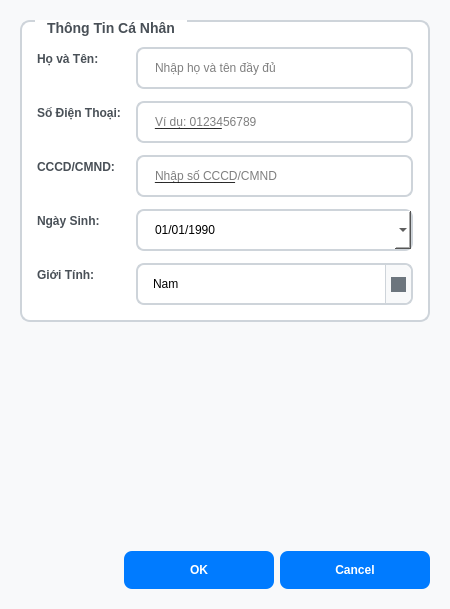
<?xml version="1.0" encoding="UTF-8"?>
<ui version="4.0">
 <class>AddTenantDialog</class>
 <widget class="QDialog" name="AddTenantDialog">
  <property name="geometry">
   <rect>
    <x>0</x>
    <y>0</y>
    <width>450</width>
    <height>609</height>
   </rect>
  </property>
  <property name="windowTitle">
   <string>Thêm Khách Thuê Mới</string>
  </property>
  <property name="windowIcon">
   <iconset>
    <normaloff>:/icons/person-add.png</normaloff>:/icons/person-add.png</iconset>
  </property>
  <property name="styleSheet">
   <string notr="true">/* Dialog Styling */
QDialog {
    background-color: #f8f9fa;
    color: #212529;
}

/* Group Box Styling */
QGroupBox {
    font-weight: bold;
    font-size: 14px;
    color: #495057;
    border: 2px solid #ced4da;
    border-radius: 10px;
    margin-top: 1.5ex;
    padding-top: 10px;
    background-color: white;
}

QGroupBox::title {
    subcontrol-origin: margin;
    left: 15px;
    padding: 0 10px 0 10px;
    background-color: white;
}

/* Form Labels */
QLabel {
    color: #495057;
    font-weight: bold;
    font-size: 12px;
}

/* Input Fields Styling */
QDateEdit, QComboBox, QDoubleSpinBox, QLineEdit, QSpinBox {
    background-color: white;
    border: 2px solid #ced4da;
    border-radius: 8px;
    padding: 10px 15px;
    font-size: 12px;
    min-height: 18px;
}

QDateEdit:focus, QComboBox:focus, QDoubleSpinBox:focus, QLineEdit:focus, QSpinBox:focus {
    border-color: #007bff;
    background-color: #f0f8ff;
}

QDateEdit:hover, QComboBox:hover, QDoubleSpinBox:hover, QLineEdit:hover, QSpinBox:hover {
    border-color: #6c757d;
}

/* ComboBox Arrow */
QComboBox::drop-down {
    subcontrol-origin: padding;
    subcontrol-position: top right;
    width: 25px;
    border-left: 1px solid #ced4da;
    border-top-right-radius: 8px;
    border-bottom-right-radius: 8px;
    background-color: #f8f9fa;
}

QComboBox::down-arrow {
    width: 15px;
    height: 15px;
    background-color: #6c757d;
}

QComboBox QAbstractItemView {
    background-color: white;
    border: 2px solid #ced4da;
    border-radius: 8px;
    selection-background-color: #007bff;
    selection-color: white;
}

/* Button Styling */
QPushButton {
    background-color: #007bff;
    color: white;
    border: none;
    border-radius: 8px;
    padding: 12px 25px;
    font-weight: bold;
    font-size: 12px;
    min-width: 100px;
}

QPushButton:hover {
    background-color: #0056b3;
}

QPushButton:pressed {
    background-color: #004085;
}

#buttonSave {
    background-color: #28a745;
}

#buttonSave:hover {
    background-color: #1e7e34;
}

#buttonCancel {
    background-color: #dc3545;
}

#buttonCancel:hover {
    background-color: #c82333;
}

/* Required field indicators */
QLabel[required=&quot;true&quot;] {
    color: #dc3545;
}

QLabel[required=&quot;true&quot;]:after {
    content: &quot; *&quot;;
    color: #dc3545;
}
</string>
  </property>
  <property name="modal">
   <bool>true</bool>
  </property>
  <layout class="QVBoxLayout" name="verticalLayout">
   <property name="spacing">
    <number>15</number>
   </property>
   <property name="leftMargin">
    <number>20</number>
   </property>
   <property name="topMargin">
    <number>20</number>
   </property>
   <property name="rightMargin">
    <number>20</number>
   </property>
   <property name="bottomMargin">
    <number>20</number>
   </property>
   <item>
    <widget class="QGroupBox" name="groupBoxPersonalInfo">
     <property name="title">
      <string>Thông Tin Cá Nhân</string>
     </property>
     <layout class="QFormLayout" name="formLayout">
      <property name="horizontalSpacing">
       <number>15</number>
      </property>
      <property name="verticalSpacing">
       <number>12</number>
      </property>
      <property name="leftMargin">
       <number>15</number>
      </property>
      <property name="topMargin">
       <number>15</number>
      </property>
      <property name="rightMargin">
       <number>15</number>
      </property>
      <property name="bottomMargin">
       <number>15</number>
      </property>
      <item row="0" column="0">
       <widget class="QLabel" name="labelFullName">
        <property name="text">
         <string>Họ và Tên:</string>
        </property>
        <property name="required" stdset="0">
         <bool>true</bool>
        </property>
       </widget>
      </item>
      <item row="0" column="1">
       <widget class="QLineEdit" name="lineEditFullName">
        <property name="placeholderText">
         <string>Nhập họ và tên đầy đủ</string>
        </property>
       </widget>
      </item>
      <item row="1" column="0">
       <widget class="QLabel" name="labelPhone">
        <property name="text">
         <string>Số Điện Thoại:</string>
        </property>
        <property name="required" stdset="0">
         <bool>true</bool>
        </property>
       </widget>
      </item>
      <item row="1" column="1">
       <widget class="QLineEdit" name="lineEditPhone">
        <property name="inputMask">
         <string>0000000000;_</string>
        </property>
        <property name="placeholderText">
         <string>Ví dụ: 0123456789</string>
        </property>
       </widget>
      </item>
      <item row="2" column="0">
       <widget class="QLabel" name="labelCCCD">
        <property name="text">
         <string>CCCD/CMND:</string>
        </property>
        <property name="required" stdset="0">
         <bool>true</bool>
        </property>
       </widget>
      </item>
      <item row="2" column="1">
       <widget class="QLineEdit" name="lineEditCCCD">
        <property name="inputMask">
         <string>000000000000;_</string>
        </property>
        <property name="placeholderText">
         <string>Nhập số CCCD/CMND</string>
        </property>
       </widget>
      </item>
      <item row="3" column="0">
       <widget class="QLabel" name="labelBirthDate">
        <property name="text">
         <string>Ngày Sinh:</string>
        </property>
       </widget>
      </item>
      <item row="3" column="1">
       <widget class="QDateEdit" name="dateEditBirthDate">
        <property name="maximumDate">
         <date>
          <year>2010</year>
          <month>12</month>
          <day>31</day>
         </date>
        </property>
        <property name="minimumDate">
         <date>
          <year>1950</year>
          <month>1</month>
          <day>1</day>
         </date>
        </property>
        <property name="displayFormat">
         <string>dd/MM/yyyy</string>
        </property>
        <property name="calendarPopup">
         <bool>true</bool>
        </property>
        <property name="date">
         <date>
          <year>1990</year>
          <month>1</month>
          <day>1</day>
         </date>
        </property>
       </widget>
      </item>
      <item row="4" column="0">
       <widget class="QLabel" name="labelGender">
        <property name="text">
         <string>Giới Tính:</string>
        </property>
       </widget>
      </item>
      <item row="4" column="1">
       <widget class="QComboBox" name="comboBoxGender">
        <item>
         <property name="text">
          <string>Nam</string>
         </property>
        </item>
        <item>
         <property name="text">
          <string>Nữ</string>
         </property>
        </item>
        <item>
         <property name="text">
          <string>Khác</string>
         </property>
        </item>
       </widget>
      </item>
     </layout>
    </widget>
   </item>
   <item>
    <spacer name="verticalSpacer">
     <property name="orientation">
      <enum>Qt::Vertical</enum>
     </property>
     <property name="sizeHint" stdset="0">
      <size>
       <width>20</width>
       <height>20</height>
      </size>
     </property>
    </spacer>
   </item>
   <item>
    <layout class="QHBoxLayout" name="horizontalLayoutButtons">
     <property name="spacing">
      <number>15</number>
     </property>
     <item>
      <spacer name="horizontalSpacer">
       <property name="orientation">
        <enum>Qt::Horizontal</enum>
       </property>
       <property name="sizeHint" stdset="0">
        <size>
         <width>40</width>
         <height>20</height>
        </size>
       </property>
      </spacer>
     </item>
     <item>
      <widget class="QDialogButtonBox" name="buttonBox">
       <property name="standardButtons">
        <set>QDialogButtonBox::Cancel|QDialogButtonBox::Ok</set>
       </property>
       <property name="centerButtons">
        <bool>false</bool>
       </property>
      </widget>
     </item>
    </layout>
   </item>
  </layout>
 </widget>
 <tabstops>
  <tabstop>lineEditFullName</tabstop>
  <tabstop>lineEditPhone</tabstop>
  <tabstop>lineEditCCCD</tabstop>
  <tabstop>dateEditBirthDate</tabstop>
  <tabstop>comboBoxGender</tabstop>
 </tabstops>
 <resources/>
 <connections/>
</ui>
